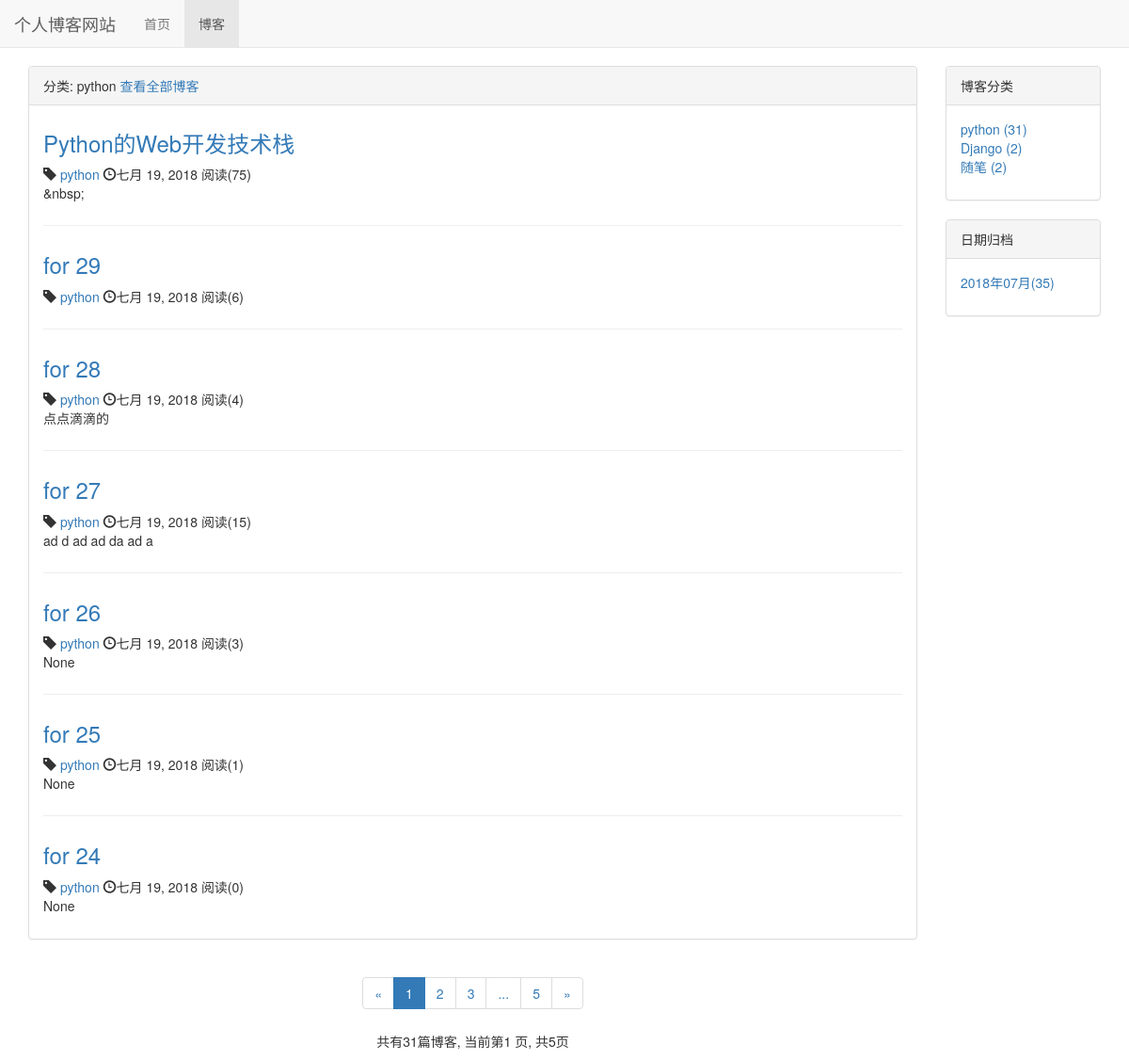
The page /blog/type/1 on the database its author committed.
### blog/models.py (models this page shows, shortened)
class BlogType(models.Model):
    type_name = models.CharField(max_length=15)
    def __str__(self):
        return self.type_name

class Blog(models.Model):
    title = models.CharField(max_length=50)
    blog_type = models.ForeignKey(BlogType,on_delete=models.DO_NOTHING)
    content = RichTextUploadingField(blank=True,null=True,verbose_name="内容")
    author = models.ForeignKey(User,on_delete=models.DO_NOTHING)
    readed_num = models.IntegerField(default=0)
    created_time = models.DateTimeField(auto_now_add=True)
    last_updated_time = models.DateTimeField(auto_now=True)
    class Meta:
        ordering = ['-created_time']

### blog/views.py (the view)
# urls.py: path('type/<int:blog_type_pk>',views.blogs_with_type,name='blogs_with_type'),
def blogs_with_type(request,blog_type_pk):
    blog_type = get_object_or_404(BlogType,pk=blog_type_pk)
    blogs_all_list = Blog.objects.filter(blog_type=blog_type)
    context = get_blog_list_common_data(request,blogs_all_list)
    context['blog_type'] = blog_type
    return render(request,'blog/blogs_with_type.html', context)

### blog/templates/blog/blogs_with_type.html (shortened to what this page needs)
{% extends 'blog/blog_list.html' %}
{% block blog_list_title %}
 分类: {{ blog_type.type_name }}
  <a href="{% url 'blog_list' %}">查看全部博客</a>
 {% endblock %}

### blog/templates/blog/blog_list.html (shortened to what this page needs)
{% extends 'base.html' %}
{% block nav_blog_active %}active{% endblock %}
{% load staticfiles %}
{% block header_extends %}
    <link rel="stylesheet" type="text/css" href="{% static 'blog/blog.css' %}">
{% endblock %}
{% block content %}
    <div class="container">
        <div class="row">
            <div class=" clo-sm-8 col-md-9 col-lg-10">
                <div class="panel panel-default">
                    <div class="panel-heading">{% block blog_list_title %}博客列表{% endblock %}</div>
                        <div class="panel-body">
                            {% for blog in blogs %}
                                <div class="blog">
                                    <h3><a href="{% url 'blog_detail' blog.pk %}">{{ blog.title }}</a></h3>
                                    <p class="blog-ifo">
                                        <span class="glyphicon glyphicon-tag" ></span> <a href="{% url 'blogs_with_type' blog.blog_type.pk %}">{{ blog.blog_type }}</a>
                                        <span class="glyphicon glyphicon-time" ></span>{{ blog.created_time|date }}
                                        阅读({{ blog.readed_num }})
                                    </p>
                                    <p>{{ blog.content|striptags}}</p>
                                </div>
                            {% empty %}
                                <div class="blog">
                                    <h3>--暂无博客,敬请期待--</h3>
                                </div>
                            {% endfor %}
                        </div>
                </div>
                <div class="paginator">
                      <ul class="pagination">
                        <li>
                            {% if page_of_blogs.has_previous %}
                                <a href="?page=previous_page_number" aria-label="Previous">
                                <span aria-hidden="true">&laquo;</span>
                                  </a>
                            {% else %}
                                <span aria-hidden="true">&laquo;</span>
                            {% endif %}
                        </li>
                        {% for page_num in page_range %}
                            {% if page_num == page_of_blogs.number %}
                            <li class="active"><span>{{ page_num }}</span></li>
                            {% else %}
                                {% if page_num == '...' %}
                                    <li ><span>{{ page_num }}</span></li>
                                {% else %}
                                <li ><a href="?page={{ page_num }}">{{ page_num }}</a></li>
                                {% endif %}
                            {% endif %}
                        {% endfor %}
                           <li>
                                   {% if page_of_blogs.has_next %}
                                <a href="?page={{ page_of_blogs.next_page_number }}" aria-label="Next">
                                <span aria-hidden="true">&raquo;</span>
                                  </a>
                            {% else %}
                                <span aria-hidden="true">&raquo;</span>
                            {% endif %}
                        </li>
                      </ul>
                    <p>
                     共有{{ page_of_blogs.paginator.count }}篇博客,
                     当前第{{ page_of_blogs.number }} 页,
                     共{{ page_of_blogs.paginator.num_pages }}页
                    </p>
                </div>
            </div>
            <div class=" clo-sm-4 col-md-3 col-lg-2">
                <div class="panel panel-default">
                      <div class="panel-heading">博客分类</div>
                      <div class="panel-body">
                        <ul class="blog-types">
                            {% for blog_type in blogs_type %}
                                <li>
                                    <a href="{% url 'blogs_with_type' blog_type.pk %}">
                                    {{ blog_type.type_name }} ({{ blog_type.blog_count }})
                                    </a>
                                </li>
                            {% empty %}
                                <li>暂无分类</li>
                            {% endfor %}
                        </ul>
                      </div>
                    </div>
                    <div class="panel panel-default">
                        <div class="panel-heading">
                            日期归档
                        </div>
                        <div class="panel-body">
                            <ul>
                                {% for blog_date,blog_count in blog_dates.items %}
                                    <li>
                                        <a href="{% url 'blogs_with_date' blog_date.year blog_date.month %}">
                                             {{ blog_date|date:"Y年m月"}}({{ blog_count }})
                                        </a>
                                    </li>
                                {% endfor %}
                            </ul>
                        </div>
                    </div>
               </div>
             </div>
        </div>
{% endblock %}

### static/css/base.css (style rules this page uses)
* { margin: 0; padding: 0; }
body { margin-top:70px!important; }
ul { list-style-type: none!important; }

### blog/static/blog/blog.css (style rules this page uses)
ul.blog-types { list-style-type: none; }
div.blog:not(:last-child) { margin-bottom: 2em; padding-bottom: 1em; border-bottom: 1px solid #eee; }
div.blog h3 { margin-top: 0.5em; }
div.blog p.blog-ifo { margin-bottom: 0; }
div.paginator { text-align: center; }

### rows shown on the page
BlogType: type_name "python", blog_count "31"
Blog: title "Python的Web开发技术栈", blog_type "python", created_time "七月 19, 2018", readed_num "75", content "&nbsp;"
Blog: title "for 29", blog_type "python", created_time "七月 19, 2018", readed_num "6"
Blog: title "for 28", blog_type "python", created_time "七月 19, 2018", readed_num "4", content "点点滴滴的"
Blog: title "for 27", blog_type "python", created_time "七月 19, 2018", readed_num "15", content "ad d ad ad da ad a"
Blog: title "for 26", blog_type "python", created_time "七月 19, 2018", readed_num "3", content "None"
Blog: title "for 25", blog_type "python", created_time "七月 19, 2018", readed_num "1", content "None"
Blog: title "for 24", blog_type "python", created_time "七月 19, 2018", readed_num "0", content "None"
BlogType: type_name "Django", blog_count "2"
BlogType: type_name "随笔", blog_count "2"

### other values the page prints
{{ page_num }} "1"
{{ page_num }} "2" "3" "5"
{{ page_num }} "..."
{{ page_of_blogs.paginator.count }} "31"
{{ page_of_blogs.number }} "1"
{{ page_of_blogs.paginator.num_pages }} "5"
{{ blog_date|date:"Y年m月" }} "2018年07月"
{{ blog_count }} "35"
